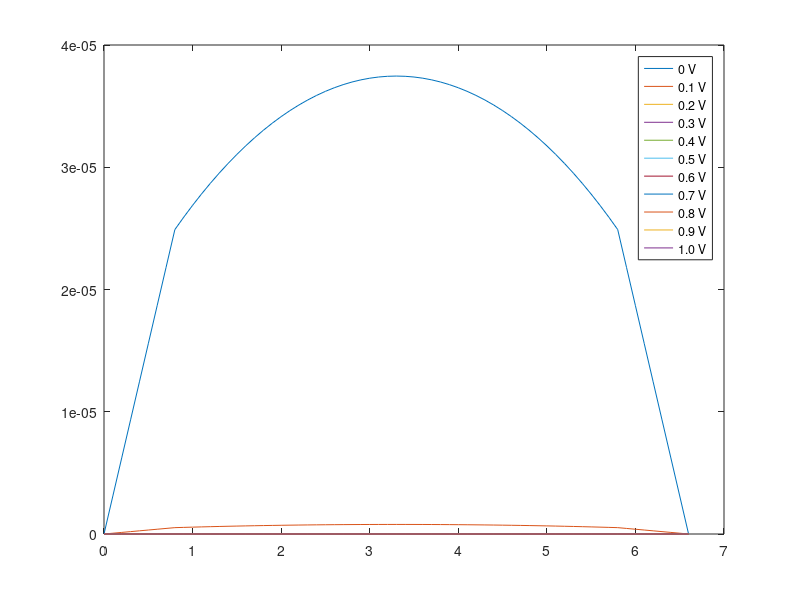

This chart was generated by the following MATLAB code:
clear;
q = 1.602192e-19; 
eps0 = 8.854187e-12; 
Delta_x = 0.1e-9;
N = 67; 
T=300.0;
k = 1.380662e-23;
ni = 1.075e16;
eps_si = 11.7; % Silicon relative permittivity
eps_ox = 3.9; % Silicon dioxide relative permittivity
Nacc = 1e24; % 1e18/cm^3, we can change it to 1e23,24,25 
interface1 = 9;
interface2 = 59;
Applied_Voltage = 0:0.1:1;
A=zeros(N,N);
A(1,1)=1;
A(N,N)=1;

for i=2:(N-1)
     if     (i < interface1) 
         A(i,i-1) = eps_ox;    A(i,i) = -2*eps_ox;         A(i,i+1) = eps_ox;
     elseif (i == interface1) 
         A(i,i-1) = eps_ox;    A(i,i) = -eps_ox-eps_si;    A(i,i+1) = eps_si;
     elseif (i < interface2)   
         A(i,i-1) = eps_si;    A(i,i) = -2*eps_si;         A(i,i+1) = eps_si;
     elseif (i == interface2) 
         A(i,i-1) = eps_si;    A(i,i) = -eps_si-eps_ox;    A(i,i+1) = eps_ox;
     elseif (i > interface2) 
         A(i,i-1) = eps_ox;    A(i,i) = -2*eps_ox;         A(i,i+1) = eps_ox;
     end
end
b= zeros(N,11);
for j=1:11
b(1,j)=0.33374-(j-1)/10; 
b(N,j)=0.33374-(j-1)/10;
for i=interface1:interface2
    if (i==interface1) b(i,j)= Delta_x*Delta_x*q*Nacc/eps0*0.5;
    elseif (i==interface2) b(i,j)=  Delta_x*Delta_x*q*Nacc/eps0*0.5;
    else b(i,j) = Delta_x*Delta_x*q*Nacc/eps0;
        end
end
phi(:,j)=inv(A)*b(:,j);
end


n = zeros(N,11);
for j=1:11
for i =9:59
    n(i,j) = ni*exp(q*phi(i,j)/(k*T)); 
end
end


b2= zeros(N,11);
for j=1:11
b2(1,j)=0.33374-(j-1)/10; 
b2(N,j)=0.33374-(j-1)/10;
for i=interface1:interface2
    if (i==interface1) b2(i,j)= Delta_x*Delta_x*q*(Nacc+n(i,j))/eps0*0.5;
    elseif (i==interface2) b2(i,j)=  Delta_x*Delta_x*q*(Nacc+n(i,j))/eps0*0.5;
    else b2(i,j) = Delta_x*Delta_x*q*(Nacc+n(i,j))/eps0;
        end
end
phi2(:,j)=inv(A)*b2(:,j);
end
x=0.1*[0:(N-1)];
for j=1:11;
    for i=1:N
potential_diff(i,j)=phi(i,j)-phi2(i,j);
    end
end
plot(x,potential_diff);
legend('0 V','0.1 V','0.2 V','0.3 V','0.4 V','0.5 V','0.6 V','0.7 V','0.8 V','0.9 V','1.0 V');
